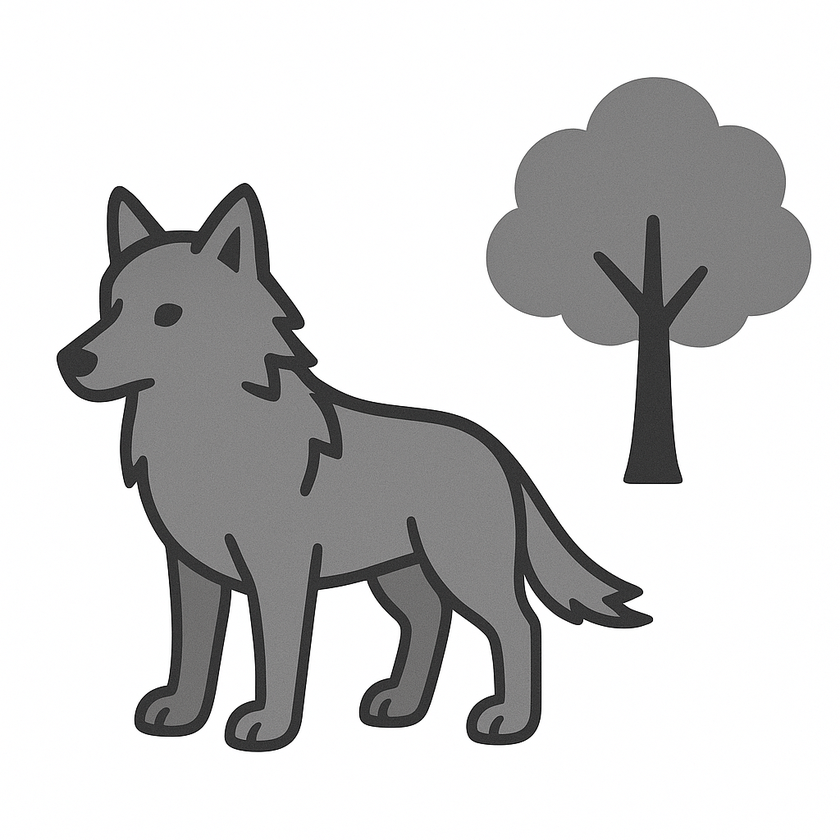
#> input picture Images/IMG.png, 840 x 840 px, shrunk from 1024 x 1024 before the run, found by its file name
$ python region_growing.py
#> lines starting #> are read from the running program, lines starting #| are printed output that depends on the picture; after the words box and inside, x2 and y2 are one past the last pixel; in counts of white or black regions, pixels touching at a corner belong together
import cv2
import numpy as np
import matplotlib.pyplot as plt

def region_growing(image, seed_point, threshold=10):

#> called with seed_point = (30, 30), threshold = 15
    height, width = image.shape
#> height = 840; width = 840
    segmented = np.zeros((height, width), dtype=np.uint8)
    visited = np.zeros((height, width), dtype=bool)

    seed_value = image[seed_point]
#> seed_value = 255
    stack = [seed_point]

    while stack:
        x, y = stack.pop()
        if visited[x, y]:
            continue

        visited[x, y] = True
        if abs(int(image[x, y]) - int(seed_value)) <= threshold:
            segmented[x, y] = 255

            # Add 8-connected neighbors
            for dx in [-1, 0, 1]:
                for dy in [-1, 0, 1]:
                    nx, ny = x + dx, y + dy
                    if 0 <= nx < height and 0 <= ny < width and not visited[nx, ny]:
                        stack.append((nx, ny))
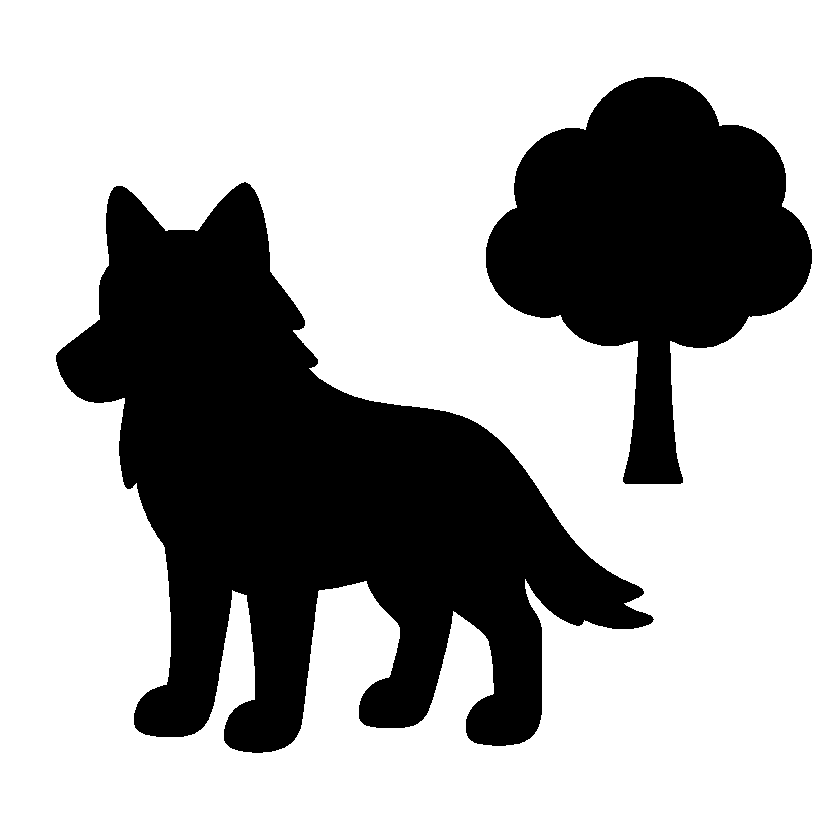
#> segmented: shape (840, 840); 68.2% white; 2 black regions, box (x1, y1, x2, y2) and area: (56, 182, 654, 753) 154938, (486, 77, 812, 484) 69215
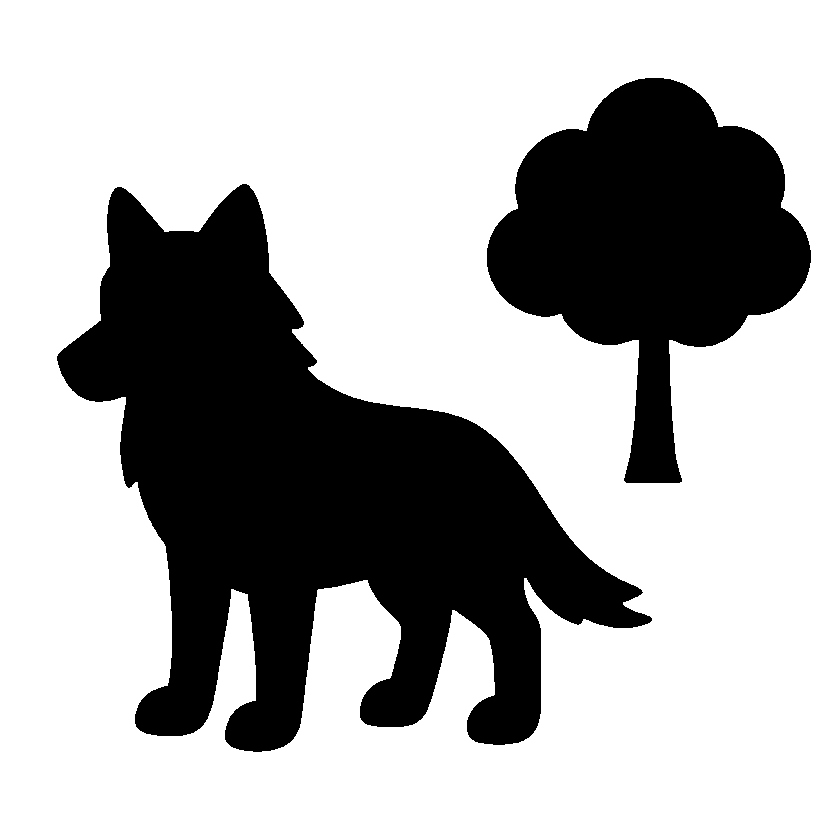
#> visited: shape (840, 840) bool; 69% white; 2 black regions, box (x1, y1, x2, y2) and area: (57, 184, 652, 752) 151111, (487, 78, 811, 483) 67645
#> after the loop, stack = []

    return segmented


image_path = r"E:\Academic 7th Sem\Image_Processing\Assignment_2\Computer_Vision\Images\IMG.png"
image = cv2.imread(image_path, cv2.IMREAD_GRAYSCALE)

if image is None:
    raise FileNotFoundError(f"Image not found at {image_path}")

# Set seed point
seed = (30, 30)
threshold = 15

# Apply region growing
segmented_image = region_growing(image, seed, threshold)

# Save result
output_path = r"E:\Academic 7th Sem\Image_Processing\Assignment_2\Computer_Vision\Result\Region Growing Result.jpeg"
cv2.imwrite(output_path, segmented_image)

# Display result
plt.figure(figsize=(10, 4))
plt.subplot(1, 2, 1)
plt.title("Original Image")
plt.imshow(image, cmap='gray')
plt.axis('off')

plt.subplot(1, 2, 2)
plt.title("Region Growing Result")
plt.imshow(segmented_image, cmap='gray')
plt.axis('off')

plt.tight_layout()
plt.show()
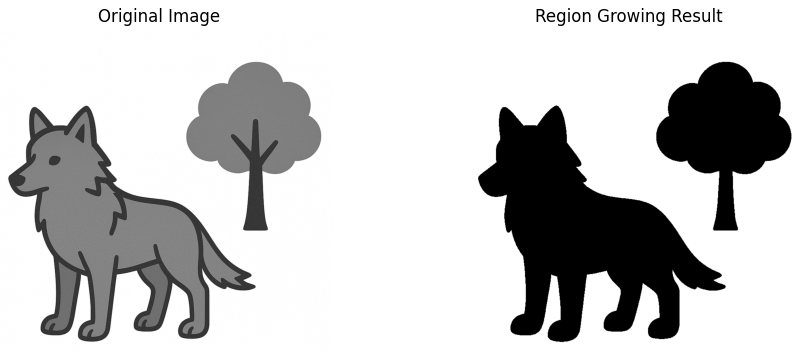
#> figure drawn by matplotlib, 2 panels
